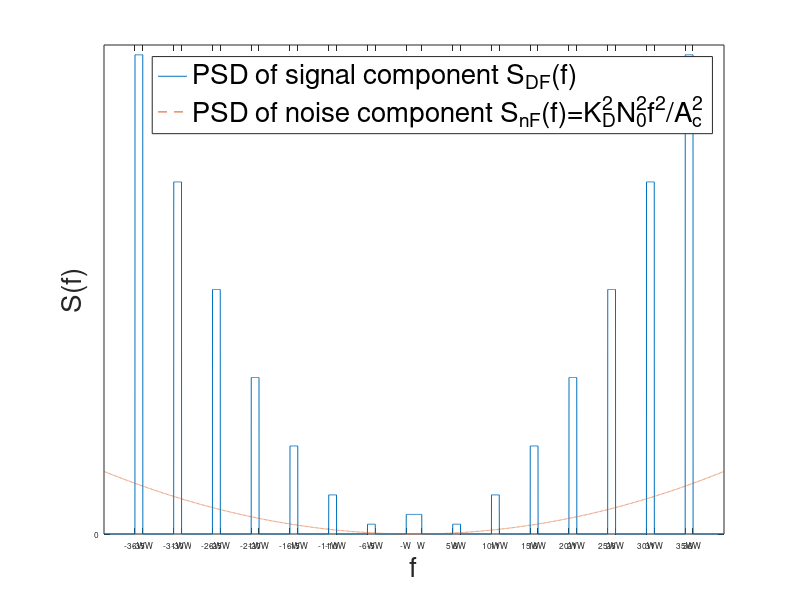

This figure's MATLAB source:
clc; clear; close all;
N = 8;
A = 2;
W = 1;
W_g = 3 * W;
f_1 = 2 * W + W_g;
f = -40:0.01:40;
S_c = (f >= -W) .* (f <= W);
for k = 1:(N - 1)
    S_c = S_c + k^2 * ((0.5 * (f >= (k * f_1)) .* (f <= (W + k * f_1))...
        + 0.5 .* (f >= (- W - k * f_1)) .* (f <= (- k * f_1))));
end
S_c = A * S_c;
plot(f, S_c)
hold on
S_n = A / 500 * f.^2;
plot(f, S_n, '--')
xlim([f(1), f(end)])
xtick = [];
xticklabel = {};
n = 1;
f = - W - (N - 1) * f_1;
for k = 1:(N - 1)
    xtick(n) = f;
    xticklabel(n) = {[num2str(f), 'W']};
    n = n + 1;
    f = f + W;
    xtick(n) = f;
    xticklabel(n) = {[num2str(f), 'W']};
    n = n + 1;
    f = f + W + W_g;
end
xtick(n) = f;
xticklabel(n) = {'-W'};
n = n + 1;
f = f + 2 * W;
xtick(n) = f;
xticklabel(n) = {'W'};
n = n + 1;
f = f + W_g + W;
for k = 1:(N - 1)
    xtick(n) = f;
    xticklabel(n) = {[num2str(f), 'W']};
    n = n + 1;
    f = f + W;
    xtick(n) = f;
    xticklabel(n) = {[num2str(f), 'W']};
    n = n + 1;
    f = f + W + W_g;
end
set(gca,'xtick', xtick, 'xticklabel', xticklabel, 'fontsize', 6)
ytick = [0];
yticklabel = {'0'};
set(gca,'ytick', ytick, 'yticklabel', yticklabel)
xlabel('f', 'fontsize', 20)
ylabel('S(f)', 'fontsize', 20)
legend('PSD of signal component S_{DF}(f)','PSD of noise component S_{nF}(f)=K_D^2N_0^2f^2/A_c^2', 'fontsize', 20)
